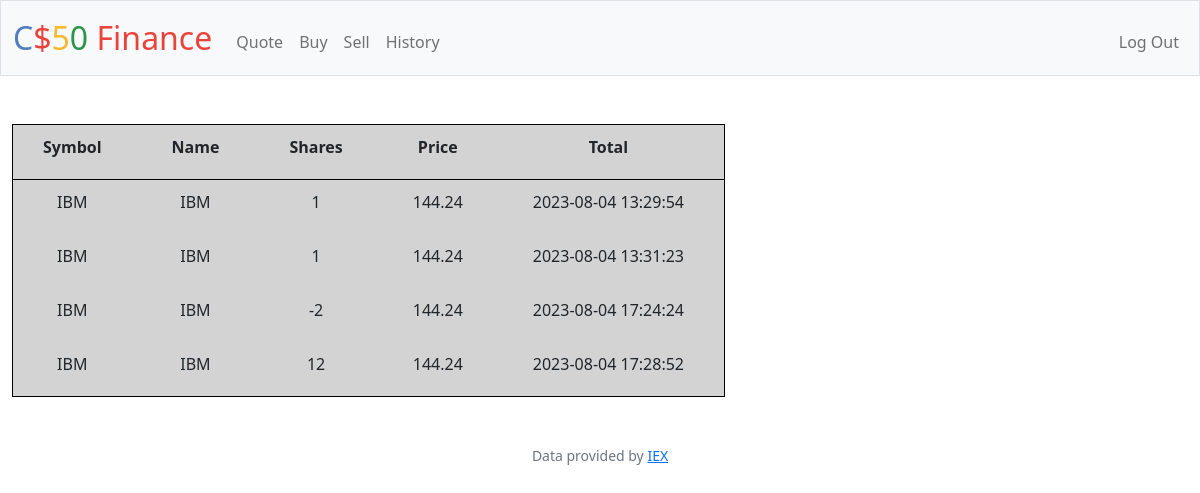
Screenshot of /history (signed in) with the database file from the repository.
### tables this page shows
CREATE TABLE "history" ("username" TEXT,"stock_name" TEXT,"symbol" TEXT,"no_of_share" INT,"price" FLOAT,"date" DATE );

### app.py (the view)
@app.route("/history")
@login_required
def history():
    username = db.execute("SELECT * FROM users WHERE id = ?",session["user_id"])[0]["username"]
    data = db.execute("SELECT * FROM history WHERE username = ?",username)
    if data is None:
        return apology("TODO")
    for row_data in data :
        print(row_data["price"])
    return render_template("history.html",data = data)

### app.py (called while the page is built)
@app.after_request
def after_request(response):
    response.headers["Cache-Control"] = "no-cache, no-store, must-revalidate"
    response.headers["Expires"] = 0
    response.headers["Pragma"] = "no-cache"
    return response

### helpers.py (called while the page is built)
def login_required(f):
    @wraps(f)
    def decorated_function(*args, **kwargs):
        if session.get("user_id") is None:
            return redirect("/login")
        return f(*args, **kwargs)
    return decorated_function

### templates/history.html (shortened to what this page needs)
{% extends "layout.html" %}
{% block main %}
<link rel="stylesheet" href="{{ url_for('static', filename='styles.css') }}">
<table>
    <thead>
            <th scope="col" width = device-width>Symbol</th>
            <th scope="col" width = device-width>Name</th>
            <th scope="col" width = device-width>Shares</th>
            <th scope="col" width = device-width>Price</th>
            <th scope="col" width = device-width>Total</th>
    </thead>
    <tbody>
        {% for row in data %}
        <tr>
            <td>{{ row["stock_name"] }} </td>
            <td>{{ row["symbol"] }} </td>
            <td>{{ row["no_of_share"] }} </td>
            <td>{{ row["price"] }} </td>
            <td>{{ row["date"] }} </td>
        </tr>
        {% endfor %}
    </tbody>
</table>
{% endblock %}

### templates/layout.html (shortened to what this page needs)
<!DOCTYPE html>
<html lang="en">
    <head>
        <link href="https://cdn.jsdelivr.net/npm/bootstrap@5.1.3/dist/css/bootstrap.min.css" rel="stylesheet">
        <link href="/static/styles.css" rel="stylesheet">
    </head>
    <body>
        <nav class="bg-light border navbar navbar-expand-md navbar-light">
            <div class="container-fluid">
                <a class="navbar-brand" href="/"><span class="blue">C</span><span class="red">$</span><span class="yellow">5</span><span class="green">0</span> <span class="red">Finance</span></a>
                <div class="collapse navbar-collapse" id="navbar">
                    {% if session["user_id"] %}
                        <ul class="navbar-nav me-auto mt-2">
                            <li class="nav-item"><a class="nav-link" href="/quote">Quote</a></li>
                            <li class="nav-item"><a class="nav-link" href="/buy">Buy</a></li>
                            <li class="nav-item"><a class="nav-link" href="/sell">Sell</a></li>
                            <li class="nav-item"><a class="nav-link" href="/history">History</a></li>
                        </ul>
                        <ul class="navbar-nav ms-auto mt-2">
                            <li class="nav-item"><a class="nav-link" href="/logout">Log Out</a></li>
                        </ul>
                    {% else %}
                        <ul class="navbar-nav ms-auto mt-2">
                            <li class="nav-item"><a class="nav-link" href="/register">Register</a></li>
                            <li class="nav-item"><a class="nav-link" href="/login">Log In</a></li>
                        </ul>
                    {% endif %}
                </div>
            </div>
        </nav>
        <main class="container-fluid py-5 text-center">
            {% block main %}{% endblock %}
        </main>
        <footer class="mb-5 small text-center text-muted">
            Data provided by <a href="https://iexcloud.io/">IEX</a>
        </footer>
    </body>
</html>

### static/styles.css (style rules this page uses)
nav .navbar-brand { font-size: xx-large; }
nav .navbar-brand .blue { color: #537fbe; }
nav .navbar-brand .red { color: #ea433b; }
nav .navbar-brand .yellow { color: #f5b82e; }
nav .navbar-brand .green { color: #2e944b; }
th,td,tr { padding-top: 10px; padding-bottom: 20px; padding-left: 30px; padding-right: 40px; border-spacing: 50px; background-color: lightgrey; }
th { font-weight: bold; }
table,thead { border: 1px solid black; }

### rows the page displays
history: stock_name "IBM", symbol "IBM", no_of_share "1", price "144.24", date "2023-08-04 13:29:54"
history: stock_name "IBM", symbol "IBM", no_of_share "1", price "144.24", date "2023-08-04 13:31:23"
history: stock_name "IBM", symbol "IBM", no_of_share "-2", price "144.24", date "2023-08-04 17:24:24"
history: stock_name "IBM", symbol "IBM", no_of_share "12", price "144.24", date "2023-08-04 17:28:52"
